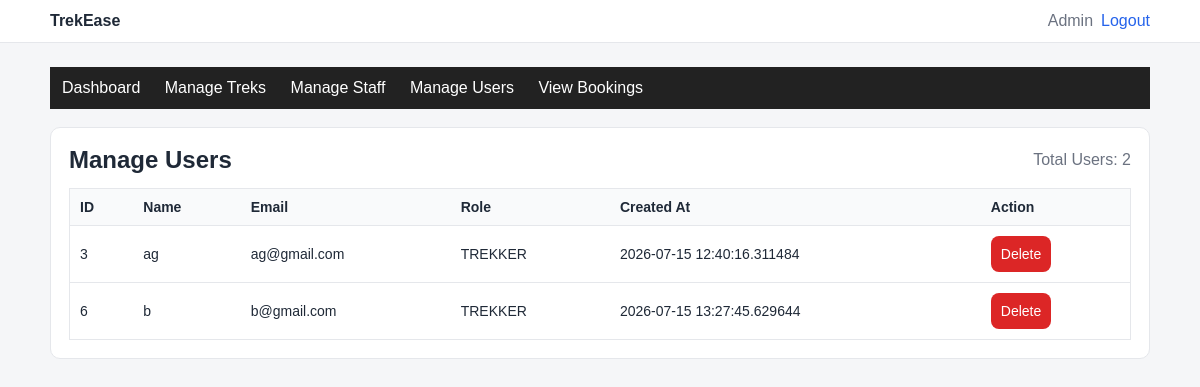
/admin/users (signed in), run on an earlier commit of the app's database.
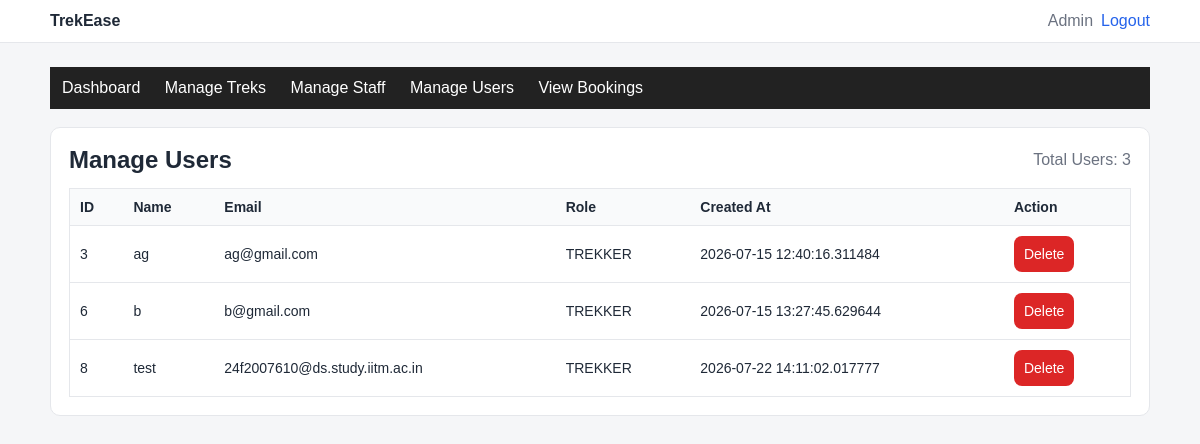
And on a later commit of the database.
### databases.py (models this page shows, shortened)
class User(db.Model):
    __tablename__ = "users"
    id = db.Column(db.Integer, primary_key=True)
    name = db.Column(db.String(100), nullable=False)
    email = db.Column(db.String(100), unique=True, nullable=False)
    password = db.Column(db.String(255), nullable=False)
    role = db.Column(db.String(20), nullable=False)  # ADMIN / STAFF / TREKKER
    created_at = db.Column(db.DateTime, default=datetime.utcnow, nullable=False)
    staff_profile = db.relationship("StaffProfile", back_populates="user", uselist=False)
    bookings = db.relationship("Booking", back_populates="user")

### app.py (the view)
@app.route("/admin/users")
def admin_users():
    if session.get("role") != "ADMIN":
        return redirect(url_for("login"))
    users = User.query.filter_by(role="TREKKER").all()
    return render_template("admin_u.html", users=users)

### templates/admin_u.html (shortened to what this page needs)
{% extends "base.html" %}
{% block content %}
  {% include "admin_nav.html" %}
  <div class="card">
    <div class="actions-inline" style="justify-content: space-between; margin-bottom: 14px;">
      <h2 style="margin: 0;">Manage Users</h2>
      <span style="color: #6b7280;">Total Users: {{ users|length }}</span>
    </div>
    {% if users %}
      <table>
        <tr>
          <th>ID</th>
          <th>Name</th>
          <th>Email</th>
          <th>Role</th>
          <th>Created At</th>
          <th>Action</th>
        </tr>
        {% for user in users %}
          <tr>
            <td>{{ user.id }}</td>
            <td>{{ user.name }}</td>
            <td>{{ user.email }}</td>
            <td>{{ user.role }}</td>
            <td>{{ user.created_at }}</td>
            <td>
              <form method="POST" action="{{ url_for('admin_user_delete', user_id=user.id) }}">
                <button class="btn-danger" type="submit" onclick="return confirm('Delete this user?')">
                  Delete
                </button>
              </form>
            </td>
          </tr>
        {% endfor %}
      </table>
    {% else %}
      <p>No users found.</p>
    {% endif %}
  </div>
{% endblock %}

What changed in the data, as far as the page shows it:
added User: id "8", name "test", email "24f2007610@ds.study.iitm.ac.in", role "TREKKER", created_at "2026-07-22 14:11:02.017777"
Also different on the page:
{{ users|length }}: "2" → "3"
